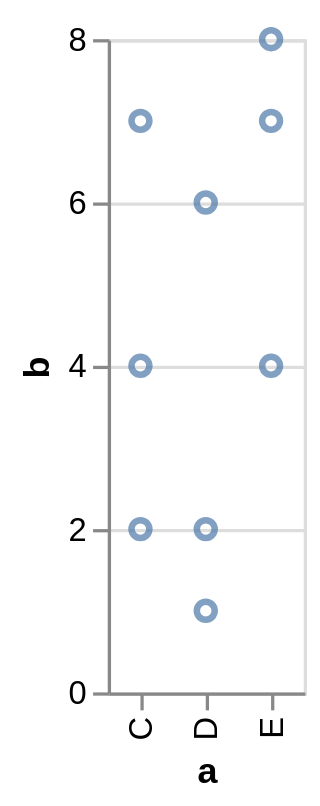

This figure's Vega-Lite source:
### Vega specification from a JSON file in a GitHub repository (floating-point values rounded to 4 significant figures)
{"$schema": "https://vega.github.io/schema/vega/v5.json", "autosize": "pad", "padding": 5, "height": 200, "style": "cell", "data": [{"name": "source_0", "values": [{"a": "C", "b": 2}, {"a": "C", "b": 7}, {"a": "C", "b": 4}, {"a": "D", "b": 1}, {"a": "D", "b": 2}, {"a": "D", "b": 6}, {"a": "E", "b": 8}, {"a": "E", "b": 4}, {"a": "E", "b": 7}]}, {"name": "data_0", "source": "source_0", "transform": [{"type": "filter", "expr": "datum[\"b\"] !== null && !isNaN(datum[\"b\"])"}]}], "signals": [{"name": "plotname_x_step", "value": 20}, {"name": "width", "update": "bandspace(domain('plotname_x').length, 1, 0.5) * plotname_x_step"}], "marks": [{"name": "plotname_marks", "type": "symbol", "style": ["point"], "from": {"data": "data_0"}, "encode": {"update": {"opacity": {"value": 0.7}, "fill": {"value": "transparent"}, "stroke": {"value": "#4c78a8"}, "tooltip": {"signal": "{\"a\": datum[\"a\"], \"b\": format(datum[\"b\"], \"\")}"}, "x": {"scale": "plotname_x", "field": "a"}, "y": {"scale": "plotname_y", "field": "b"}}}}], "scales": [{"name": "plotname_x", "type": "point", "domain": {"data": "data_0", "field": "a", "sort": true}, "range": {"step": {"signal": "plotname_x_step"}}, "padding": 0.5}, {"name": "plotname_y", "type": "linear", "domain": {"data": "data_0", "field": "b"}, "range": [{"signal": "height"}, 0], "nice": true, "zero": true}], "axes": [{"scale": "plotname_x", "orient": "bottom", "grid": false, "title": "a", "labelAlign": "right", "labelAngle": 270, "labelBaseline": "middle", "zindex": 1}, {"scale": "plotname_y", "orient": "left", "grid": false, "title": "b", "labelOverlap": true, "tickCount": {"signal": "ceil(height/40)"}, "zindex": 1}, {"scale": "plotname_y", "orient": "left", "gridScale": "plotname_x", "grid": true, "tickCount": {"signal": "ceil(height/40)"}, "domain": false, "labels": false, "maxExtent": 0, "minExtent": 0, "ticks": false, "zindex": 0}]}
